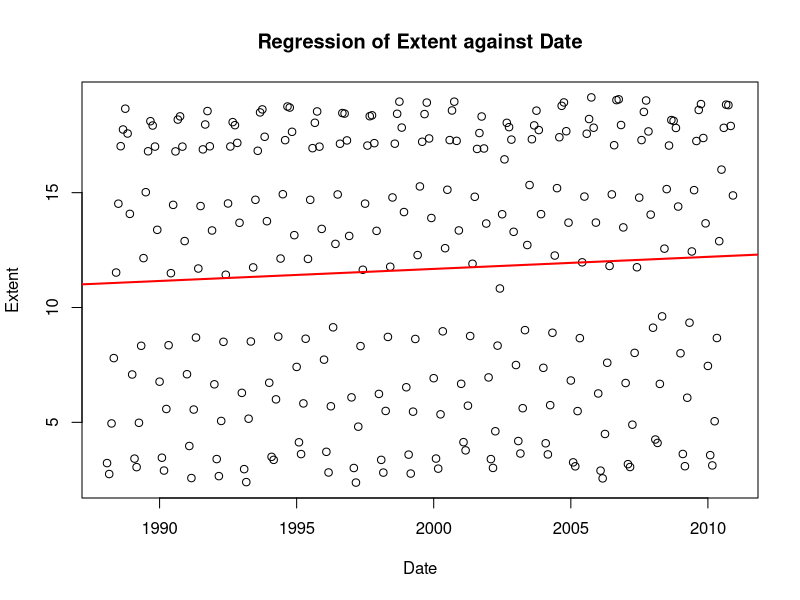
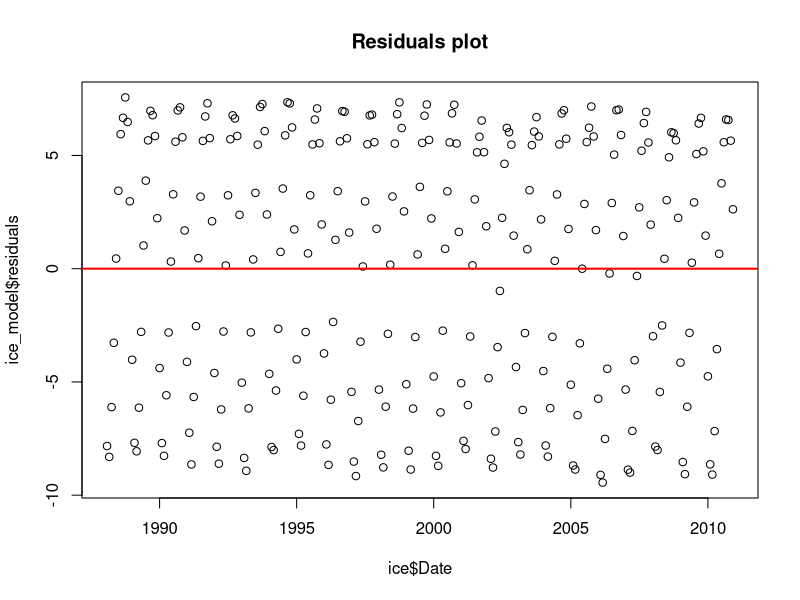

Write the R code that produced these figures, in order.
# STATS 10 - W22
# Lab 3 Section 2
# Naman Modani

# 2A

ice <- read.csv("sea_ice.csv", header = TRUE) 
ice$Date <- as.Date(ice$Date, "%m/%d/%Y") 

ice_model <- lm(ice$Extent ~ ice$Date)
summary(ice_model)

# 2B

plot(ice$Extent ~ ice$Date,
     xlab = "Date", ylab = "Extent",
     main = "Regression of Extent against Date")
abline(ice_model, col = "red", lwd = 2)

## Although the slope of the line is very small, it is still a positive trend.
## It also happens to be oscillating in nature.

# 2C

plot(ice_model$residuals ~ ice$Date,
     main = "Residuals plot")
abline(a = 0, b = 0, col = "red", lwd = 2)

## Linearity Assumption: Since most of the data is quite far from the regression
## line, the linearity assumption is not met.

## Symmetry Assumption: The symmetry is not met owing to the huge gap on the lower 
## side of the line.

## Variance Assumption: The variation looks good since the data points are quite randomly 
## distributed around y = 0 in this plot.
